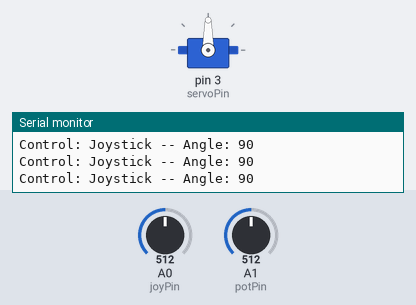
Bench run of a sketch on a simulated Arduino Uno, built with avr-gcc and run on an emulated ATmega328P. Parts: servo, the last lines printed to the serial monitor. The inputs (shaded band) are chosen by the test bench; at power-on: A1 (potPin) = 512, A0 (joyPin) = 512.

Above: at 1.2 s.
1.3 s: A1 (potPin) set to 716
At 1.8 s:
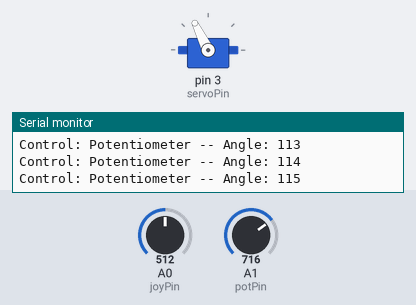
3.4 s: A0 (joyPin) set to 557
At 4.3 s:
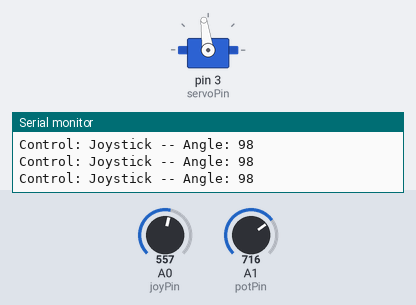
6.4 s: A0 (joyPin) set to 584
At 7.6 s:
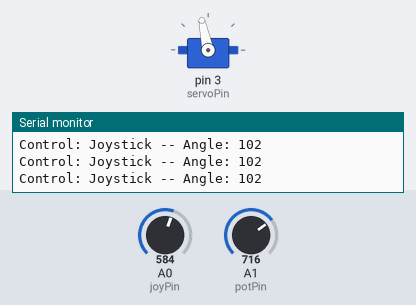
7.9 s: A1 (potPin) set to 900
At 8.09 s:
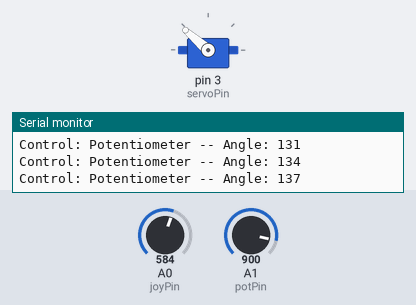
10.0 s: A1 (potPin) set to 306
12.5 s: A0 (joyPin) set to 306
At 13.3 s:
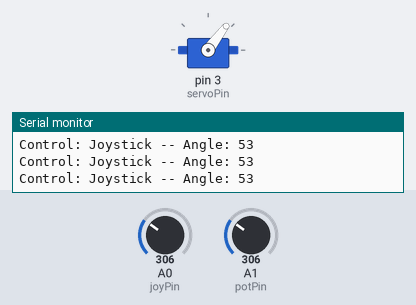
Timing chart, 0 to 15.0 s (numbered marks = the images above; inputs shaded):
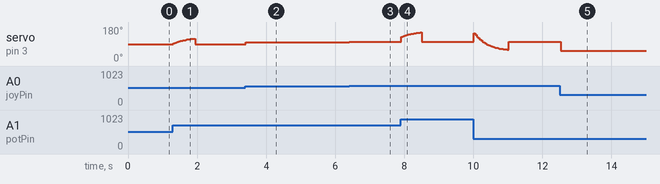

The sketch:

potentiometer.ino
```cpp
#include <Servo.h>

// Create a servo object
Servo myServo;

// Define the pins
const int joyPin = A0;
const int potPin = A1;
const int servoPin = 3;

// --- Variables for Robust Priority Logic ---
// We use 'float' for more accurate smoothing
float lastSmoothedPotValue = 0;

// A threshold to detect intentional movement
const int potThreshold = 4;

void setup() {
  myServo.attach(servoPin);

  // Take an initial reading to set the starting position
  lastSmoothedPotValue = analogRead(potPin);

  Serial.begin(9600);
}

void loop() {
  // 1. Read the raw potentiometer value
  int rawPotValue = analogRead(potPin);

  // 2. Apply a smoothing filter to stabilize the reading
  float currentSmoothedPotValue = (0.9 * lastSmoothedPotValue) + (0.1 * rawPotValue);

  // 3. Check if the SMOOTHED value has changed significantly
  if (abs(currentSmoothedPotValue - lastSmoothedPotValue) > potThreshold) {
    // --- POTENTIOMETER HAS PRIORITY ---
    int servoAngle = map(currentSmoothedPotValue, 0, 1023, 0, 180);
    myServo.write(servoAngle);

    Serial.print("Control: Potentiometer -- Angle: ");
    Serial.println(servoAngle);

  } else {
    // --- JOYSTICK HAS CONTROL ---
    int joyValue = analogRead(joyPin);
    int servoAngle = map(joyValue, 0, 1023, 0, 180);
    myServo.write(servoAngle);

    Serial.print("Control: Joystick -- Angle: ");
    Serial.println(servoAngle);
  }

  // 4. Update the last known value for the next loop
  lastSmoothedPotValue = currentSmoothedPotValue;

  delay(15);
}
```

Measured:
- after the input at 1.3 s, servo on pin 3 (servoPin): rises from 90° to 119° in 0.59 s, then falls to 90° in 0.04 s
- after the input at 3.4 s, servo on pin 3 (servoPin): 90° → 98° at once
- after the input at 6.4 s, servo on pin 3 (servoPin): 98° → 102° at once
- after the input at 7.9 s, servo on pin 3 (servoPin): rises from 102° to 151° in 0.55 s, then falls to 102° in 0.04 s
- after the input at 12.5 s, servo on pin 3 (servoPin): 102° → 53° at once
